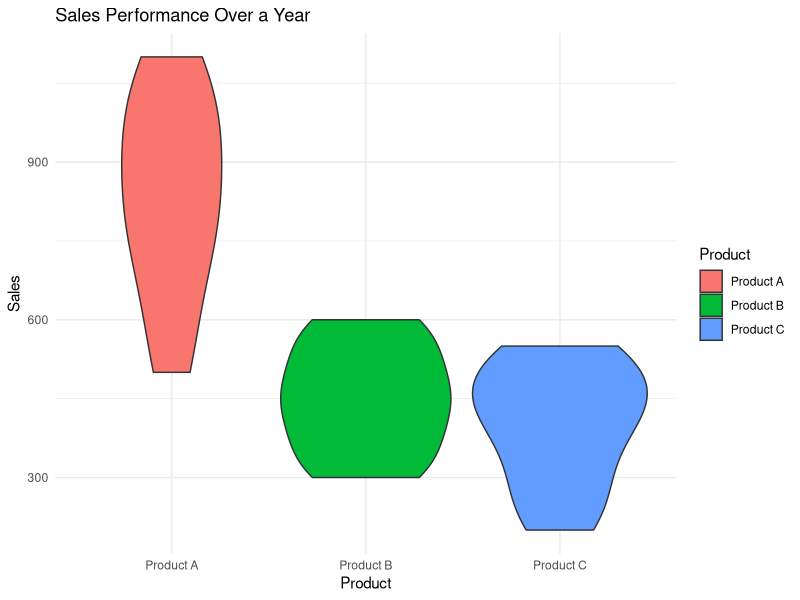

Generate this figure with R:
# Load necessary libraries
library(ggplot2)

# Create the dataset
sales_data <- data.frame(
  Month = rep(month.abb[1:11], times = 3),
  Product = rep(c("Product A", "Product B", "Product C"), each = 11),
  Sales = c(500, 600, 700, 800, 750, 850, 900, 950, 1000, 1050, 1100,
            300, 320, 350, 400, 420, 450, 480, 500, 550, 580, 600,
            200, 250, 300, 350, 400, 420, 450, 470, 500, 530, 550)
)

# Plot
ggplot(sales_data, aes(x = Product, y = Sales, fill=Product)) +
  geom_violin() +
  labs(title = "Sales Performance Over a Year",
       x = "Product",
       y = "Sales") +
  theme_minimal()
